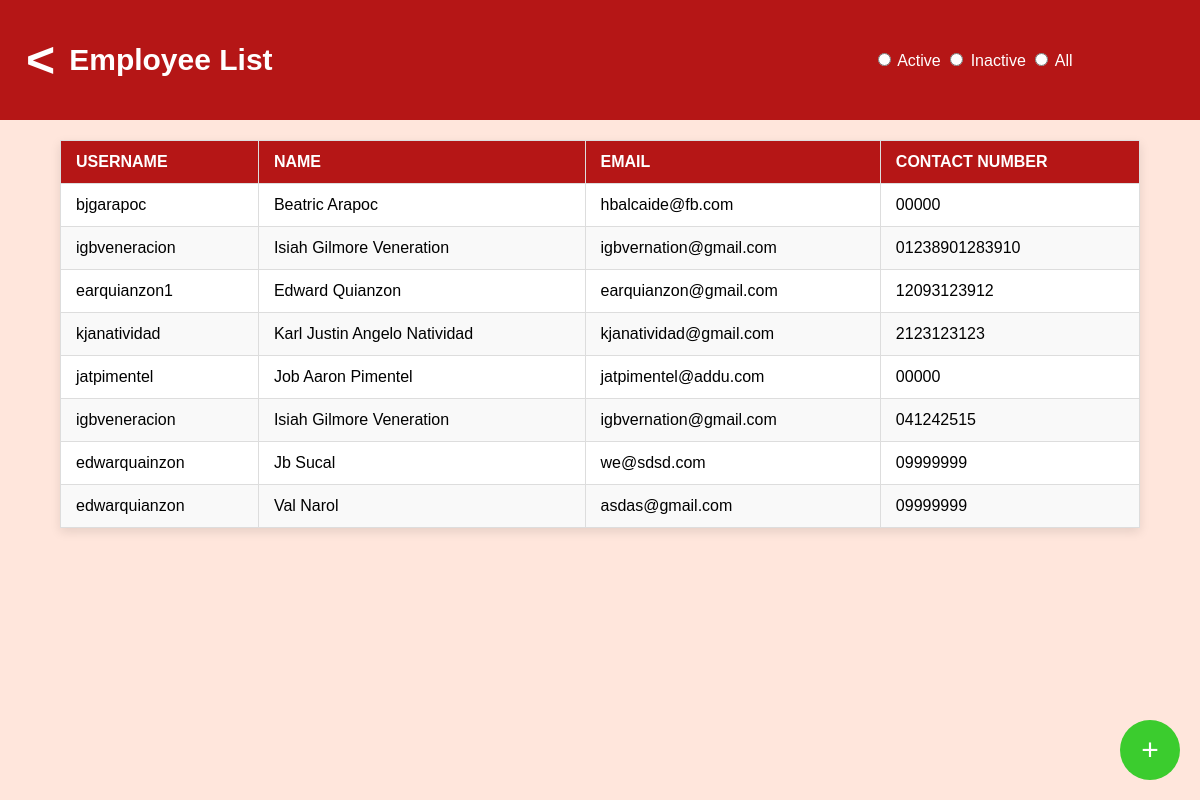
Page /employee-list/ on the earlier database version.
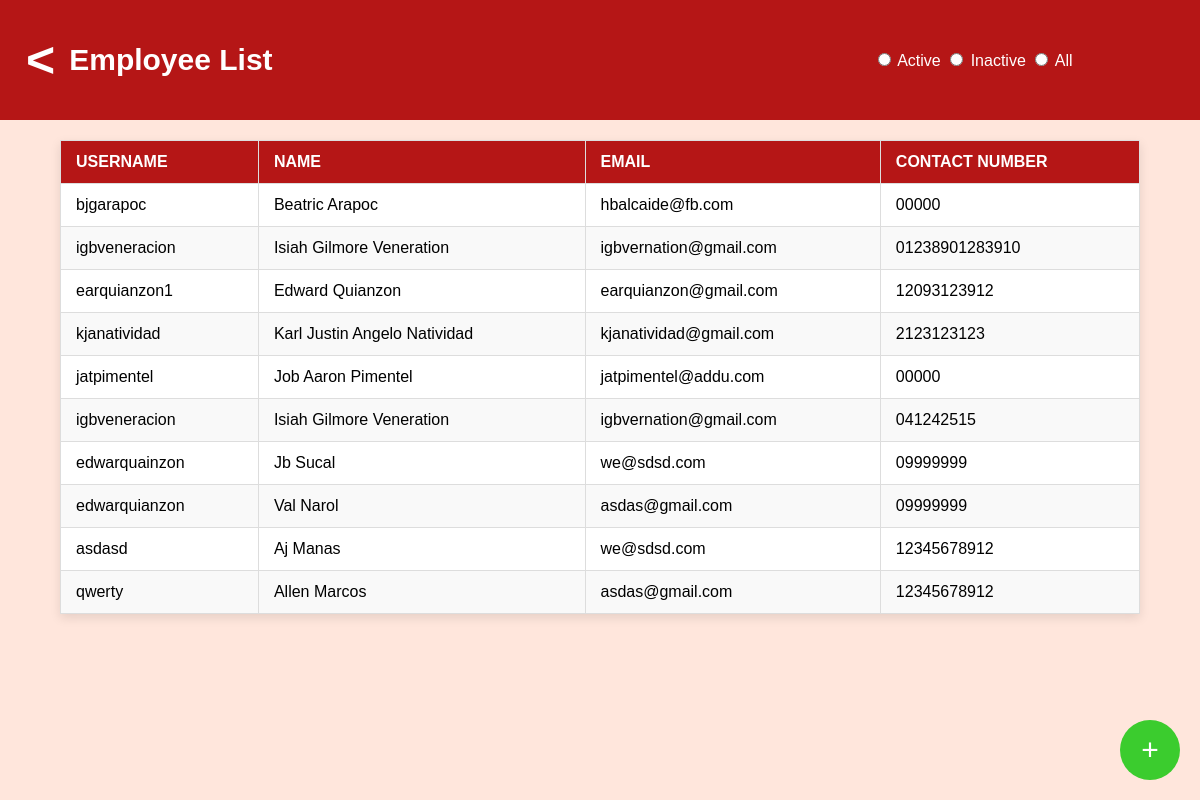
Same page on the later database version.
### EmployeeList/models.py (models this page shows, shortened)
class employee (models.Model):
    ACTIVE = 'active'
    INACTIVE = 'inactive'
    EMPLOYEE_STATUS_CHOICES = [
        (ACTIVE, 'Active'),
        (INACTIVE, 'Inactive'),
    ]
    person = models.ForeignKey(person, on_delete=models.CASCADE, blank=True, null=True)
    pin = models.PositiveIntegerField()
    employee_status = models.CharField(
        max_length=8,
        choices=EMPLOYEE_STATUS_CHOICES,
        default=ACTIVE,
    )

class person (models.Model):
    username = models.CharField(max_length=255)
    first_name = models.CharField(max_length=255)
    last_name = models.CharField(max_length=255)
    contact_number = models.CharField(max_length=255)
    email = models.EmailField(max_length=255)

### EmployeeList/views.py (the view)
# urls.py: path('employee-list/', views.employee_list, name='employee'),
def employee_list(request):
    status_filter = request.GET.get('status', 'all')
    if status_filter == 'active':
        employees = employee.objects.filter(employee_status='active')
    elif status_filter == 'inactive':
        employees = employee.objects.filter(employee_status='inactive')
    else:  # Default to 'all'
        employees = employee.objects.all()
    context = {
        'employees': employees,
        'status_filter': status_filter,  # Pass status for debugging if needed
    }
    return render(request, 'employee-list.html', context)

### EmployeeList/templates/employee-list.html (shortened to what this page needs)
<!DOCTYPE html>
<html lang="en">
  <head>
    {% load static %}
    <link rel="stylesheet" href="{% static 'employee-list.css' %}" />
  </head>
  <body>
    <div class="app-container">
      <div class="navbar">
        <div class="navbar-content">
          <div class="back-button">
            <button
              class="back-button"
              onclick="window.location.href='/';"
              style="cursor: pointer"
            >
              &lt;
            </button>
          </div>
          <span class="logo">Employee List</span>
          <form method="GET" id="filter-form">
            <div class="radio-buttons">
              <label>
                <input type="radio" name="status" value="active"
                request.GET.status == "active" onchange="this.form.submit()" />
                Active
              </label>
              <label>
                <input type="radio" name="status" value="inactive"
                request.GET.status == "inactive" onchange="this.form.submit()"
                /> Inactive
              </label>
              <label>
                <input type="radio" name="status" value="all" request.GET.status
                == "all" or not request.GET.status onchange="this.form.submit()"
                /> All
              </label>
            </div>
          </form>
        </div>
      </div>
      <table>
        <thead>
          <tr>
            <th>Username</th>
            <th>Name</th>
            <th>Email</th>
            <th>Contact Number</th>
          </tr>
        </thead>
        <tbody>
          {% for item in employees %}
          <tr
            onclick="window.location.href='/employee-view/{{ item.id }}';"
            style="cursor: pointer"
          >
            <td>{{ item.person.username }}</td>
            <td>{{ item.person.first_name }} {{ item.person.last_name }}</td>
            <td>{{ item.person.email }}</td>
            <td>{{ item.person.contact_number }}</td>
          </tr>
          {% empty %}
          <tr>
            <td colspan="5">No employees found.</td>
          </tr>
          {% endfor %}
        </tbody>
      </table>
      <button
        class="add-button"
        onclick="window.location.href='/employee-create/';"
        aria-label="Add New Employee"
      >
        +
      </button>
    </div>
  </body>
</html>

Differences in the rows shown:
added employee: person.username "asdasd", person.first_name "Aj", person.last_name "Manas", person.email "we@sdsd.com", person.contact_number "12345678912"
added employee: person.username "qwerty", person.first_name "Allen", person.last_name "Marcos", person.email "asdas@gmail.com", person.contact_number "12345678912"
